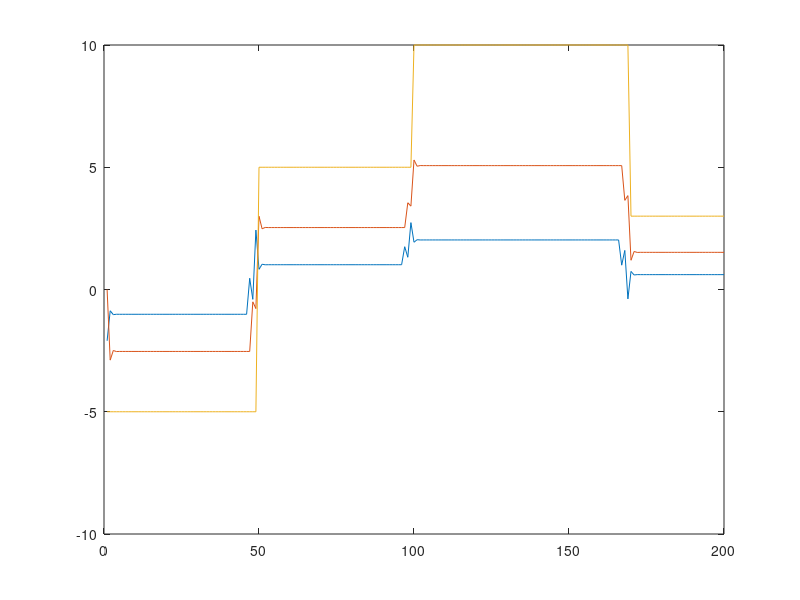
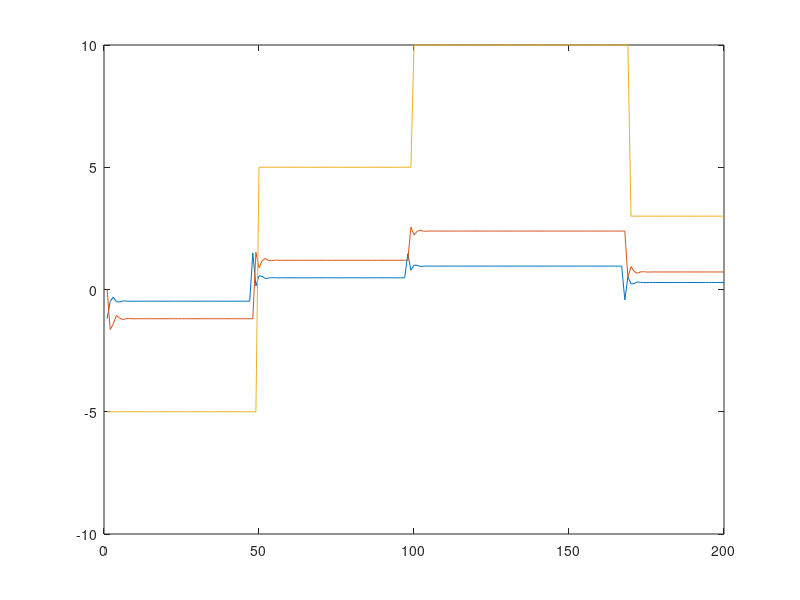

MATLAB code to generate these figures, in order:
clear all;           clc;                      nu=3;            
b1= 1.3767;          a1=-0.4493;               umin=-10;                       
n1=1;                n2=3;                     umax=10;       d=[0 0 0];
%==========================================================================
lnw=ones(1,9);
for k=1:250
lnw(k)=-5;      if k>=50
lnw(k)=5;  end
                if k>=100
lnw(k)=10;  end
                if k>=170
lnw(k)=3; end
end
%==========================================================================
Ca =[1;           (1-a1);            a1*(1-a1)*(1-a1)] ;
Cb =[b1;       b1*(1-a1);       b1*((1-a1)*(1-a1)+a1)] ;
for j=1:(2)
Ca=[Ca [zeros(j,1); Ca(1:(length(Ca)-j),1)]];
Cb=[Cb [zeros(j,1); Cb(1:(length(Cb)-j),1)]];
end
CaS=Ca;
CbS=Cb;
%==========================================================================
for i=1:(n2)
CaS=[CaS;(1-a1)*Ca(3,1)+(a1)*Ca(2,1)+b1*Ca(1,1) ...
    (1-a1)*Ca(3,2)+(a1)*Ca(2,2)+b1*Ca(1,2) (1-a1)*Ca(3,3)+(a1)*Ca(2,3)+b1*Ca(1,3) ]
Ca=[Ca(2:3,:);(1-a1)*Ca(3,1)+(a1)*Ca(2,1)+b1*Ca(1,1)...
    (1-a1)*Ca(3,2)+(a1)*Ca(2,2)+b1*Ca(1,2) (1-a1)*Ca(3,3)+(a1)*Ca(2,3)+b1*Ca(1,3) ];
CbS=[CbS;(1-a1)*Cb(3,1)+(a1)*Cb(2,1)+b1*Cb(1,1) (1-a1)*Cb(3,2)+(a1)*Cb(2,2)+b1*Cb(1,2)...
(1-a1)*Cb(3,3)+(a1)*Cb(2,3)+b1*Cb(1,3) ];
Cb=[Cb(2:3,:);(1-a1)*Cb(3,1)+(a1)*Cb(2,1)+b1*Cb(1,1)...
    (1-a1)*Cb(3,2)+(a1)*Cb(2,2)+b1*Cb(1,2) (1-a1)*Cb(3,3)+(a1)*Cb(2,3)+b1*Cb(1,3)];
end
%AAAAAAAAAAAAAAAAAAAAAAAAAAAAAAAAAAAAAAAAAAAAAAAAAAAAAAAAAAAAAAAAAAAAAAAAA
Ca=[CaS(n2-2,1) 0 0;...
    CaS(n2-1,1) CaS(n2-2,1) 0; ...
    CaS(n2+0,1) CaS(n2-1,1)  CaS(n2-2,1) ] ;
HA=[CaS(n2-1,1) CaS(n2+0,1);...
    CaS(n2+0,1) CaS(n2+1,1);...
    CaS(n2+1,1) CaS(n2+2,1) ];
% Bbbbbbbbbbbbbbbbbbbbbbbbbbbbbbbbbbbbbbbbbbbbbbbbbbbbbbbbbbbbbbbbbbbbbbbbb
Cb=[CbS(n2-2,1) 0 0;...
    CbS(n2-1,1) CbS(n2-2,1) 0;...
    CbS(n2+0,1) CbS(n2-1,1) CbS(n2-2,1) ]; 
Hb=[CbS(n2-1,1) ;...
    CbS(n2+0,1) ; ...
    CbS(n2+1,1) ];
CaI=inv(Ca); 

Q=CaI*HA;
P=CaI*Hb;
H=CaI*Cb;

%xxxxxxxxxxxxxxxxxxxxxxxxxxxxx ARITHMETICAL PART xxxxxxxxXxxxxxxxxxxxxxxxx

p=inv(H'*H+0.5*eye(size(H'*H)))*H';                    d=[0 0 0]; 
q=p*[Q P];                     q1=q(1,1);  q2=q(1,2);  q3=q(1,3);  
for i=1:(n2-n1+1)
pp(i)=p(1,i);
end

for k=1:200
zed(k)=k;                   y(k)=-a1*d(1)+b1*d(3);      duw=0;
for i=1:(n2-n1+1)
duw=duw+pp(i)*lnw(k+n1+i-1);
end
du(k)=-q1*y(k)-q2*d(1)+duw;
d(1)=y(k); 
d(2)=du(k);                  u(k)=d(3)+du(k);          d(3)=u(k); 
end
figure;                         plot(zed,u,zed,y,zed,lnw(1:200));

%xxxxxxxxxxxxxxxxxxxxxxxxx OBSERVING CONSTRAINTS xxxxxxxxXxxxxxxxxxxxxxxxxx
for j=1:(2)
P=[P [zeros(j,1);P(1:(length(P)-j),1)]];
end 
H=H'*H+ 20*eye(size(H'*H));                           d=[0 0 0];
options = optimset('LargeScale','off','Display','off');

for k=1:200  
zed(k)=k;               y(k)=-(a1)*d(1)+ b1*d(3); 

m1=P'*Q*[y(k);d(1)]        
m2=P'*lnw((n1+k-1):(n2+k-1))'      
m3=(m1-m2);

A=[-tril(ones(3));       tril(ones(3))];
b=[-ones(3,1)*umin+ones(3,1)*d(3);      ones(3,1)*umax-ones(3,1)*d(3)];
[lngap]=quadprog(H,m3,A,b,[],[],[],[],[],options);      du(k)=lngap(1);  
d(1)=y(k);         d(2)=du(k);         u(k)=d(3)+du(k);      d(3)=u(k);
end  
figure; plot(zed,u,zed,y,zed,lnw(1:200));
%xxxxxxxxxxxxxxxxxxxxxxxxxxxxx ARITHMETICAL PART xxxxxxxxXxxxxxxxxxxxxxxxx


P
Q

    
